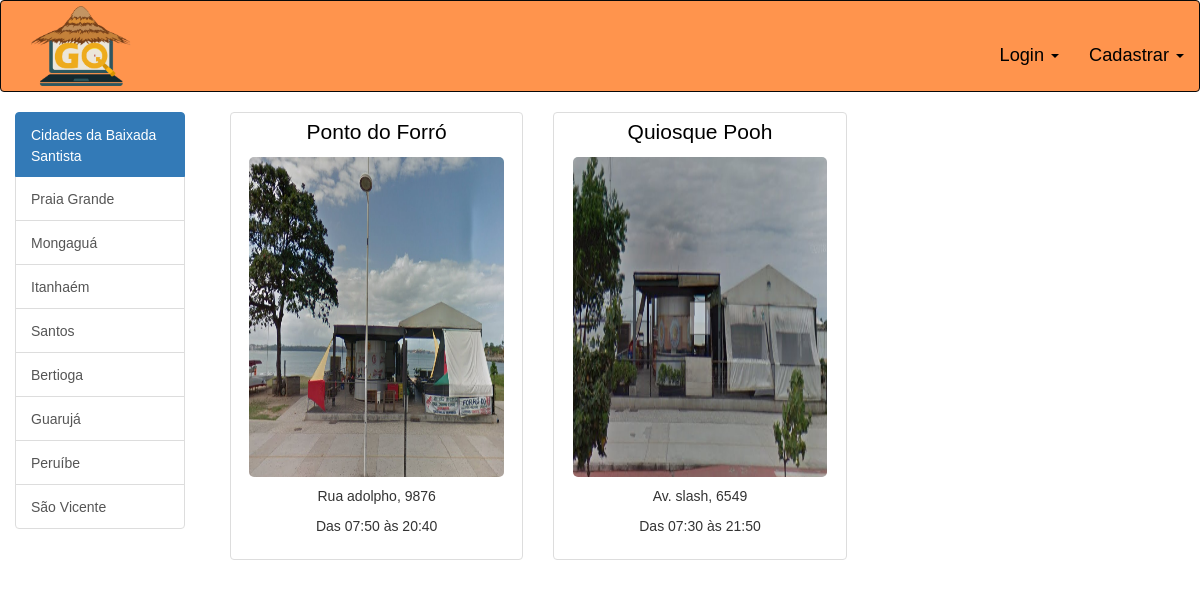
Page /selectCidade.php?id=Santos on the committed database.
### tables this page shows
CREATE TABLE IF NOT EXISTS `quiosque` (
  `cd_quiosque` int(5) NOT NULL AUTO_INCREMENT,
  `nm_quiosque` varchar(50) NOT NULL,
  `nm_endereco` varchar(50) NOT NULL,
  `hr_quiosque_inicio` varchar(6) NOT NULL,
  `hr_quiosque_fim` varchar(6) NOT NULL,
  `nr_cnpj` varchar(20) NOT NULL,
  `ds_quiosque` varchar(5000) NOT NULL,
  `tel_quiosque` varchar(15) DEFAULT NULL,
  `id_pessoa` int(5) NOT NULL,
  `nm_cidade` varchar(50) NOT NULL,
  `nm_estado` varchar(50) NOT NULL,
  `img_quiosque` varchar(100) DEFAULT NULL,
  PRIMARY KEY (`cd_quiosque`),
  KEY `id_pessoa` (`id_pessoa`)
);

### selectCidade.php (the view, shortened to what this page needs)
<?php
    $codigo = $_SESSION['codigo'];
    include_once "conexao.php";
    $nm_cidade = $_GET['id'];
?>
	<!DOCTYPE html>
	<html>
	<head>
		<link rel="stylesheet" href="https://maxcdn.bootstrapcdn.com/bootstrap/3.3.7/css/bootstrap.min.css">
		<link rel="stylesheet" href="css/estilo.css">
	</head>
	<body>
		<header>
			<?php
			if($codigo == ""){
				include "headerDeslogado.php";
			}
		?>
		</header>
		<div class="container-fluid" id="menuLateral">
			<div class="row">
				<div class="col-sm-2">
					<?php include"cidades.php";?>
				</div>
				<div class="col-sm-10">
					<?php
						$sql = $con->query("SELECT * FROM quiosque WHERE nm_cidade = '$nm_cidade'");
    					while($users = $sql->fetch(PDO::FETCH_OBJ)){
    					?>
						<div class="col-sm-4">
							<div class="thumbnail">
								<center>
									<p class="pEstilo">
										<?php echo $users->nm_quiosque; ?>
									</p>
								</center>
								<a href="buscaQuisquioque.php?id=<?php echo $users->cd_quiosque; ?>">
          						        <img src="<?php echo $users->img_quiosque; ?>" class="img-rounded" id="fotoQuiosque" alt="Lights">
          						    <div class="caption">
          							    <center><p><?php echo $users->nm_endereco;?></p>
          							    <p>Das <?php echo $users->hr_quiosque_inicio; ?> às <?php echo $users->hr_quiosque_fim; ?></p></center>
              						</div>
        					        </a>
							</div>
						</div>
						<?php
    						}
							?>
				</div>
			</div>
		</div>
	</body>
	</html>

### css/estilo.css (style rules this page uses)
body { font-family: Arial, sans-serif; background-color: white; color: rgba(0, 0, 0, 1); }
.pEstilo { font-size: 150%; color: black; }
#menuLateral { margin-top: 1%; }
#fotoQuiosque { width: 90%; height: 250px; margin-top: 3%; margin-bottom: 3%; border-radius: 5px 5px 5px 5px; background-size: cover; margin: 0 auto; height: 320px; }

### rows in the picture
quiosque: nm_quiosque "Ponto do Forró", img_quiosque (picture), nm_endereco "Rua adolpho, 9876", hr_quiosque_inicio "07:50", hr_quiosque_fim "20:40"
quiosque: nm_quiosque "Quiosque Pooh", img_quiosque (picture), nm_endereco "Av. slash, 6549", hr_quiosque_inicio "07:30", hr_quiosque_fim "21:50"
